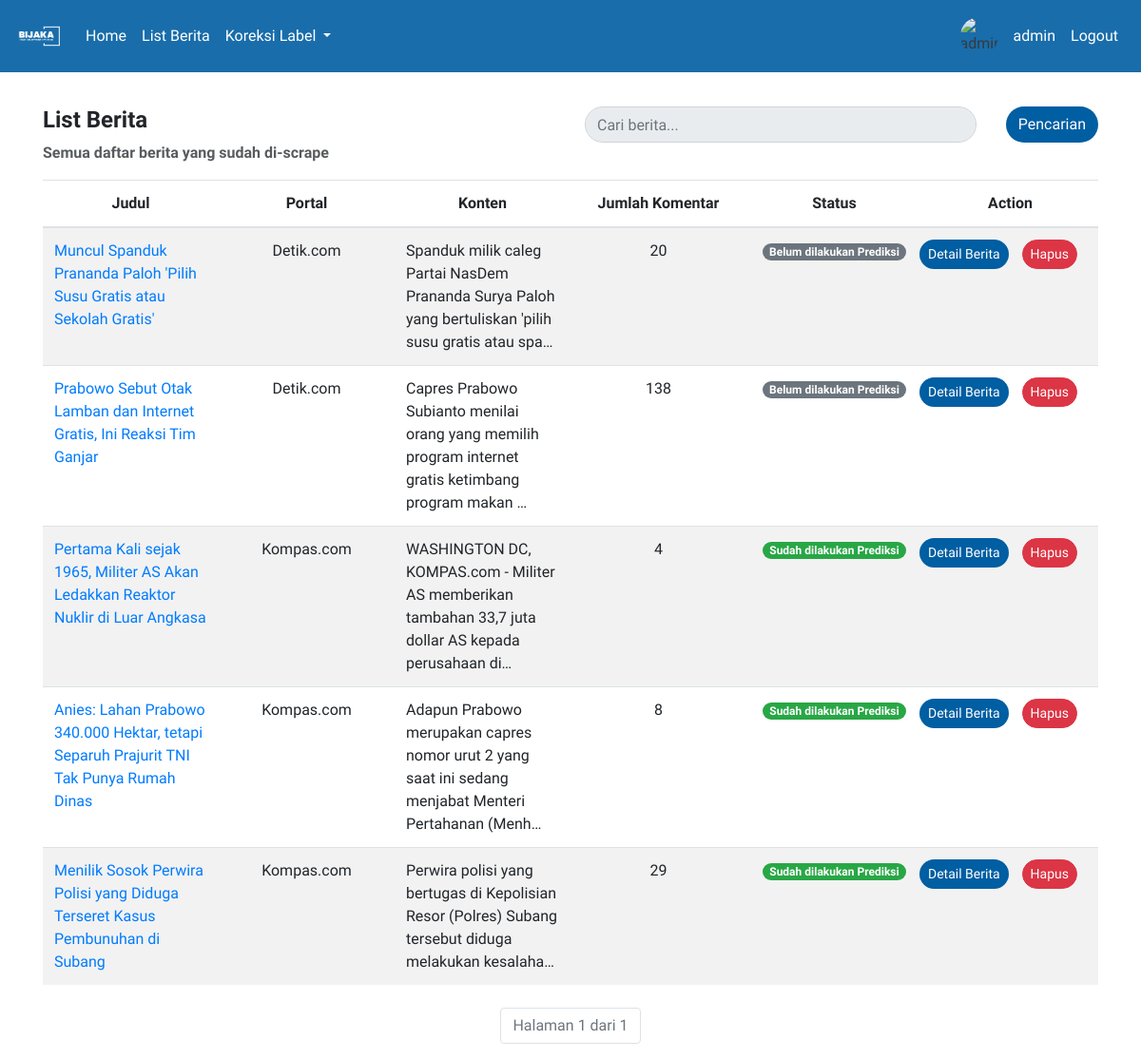
The app's page /list_berita/ (signed in), older data.
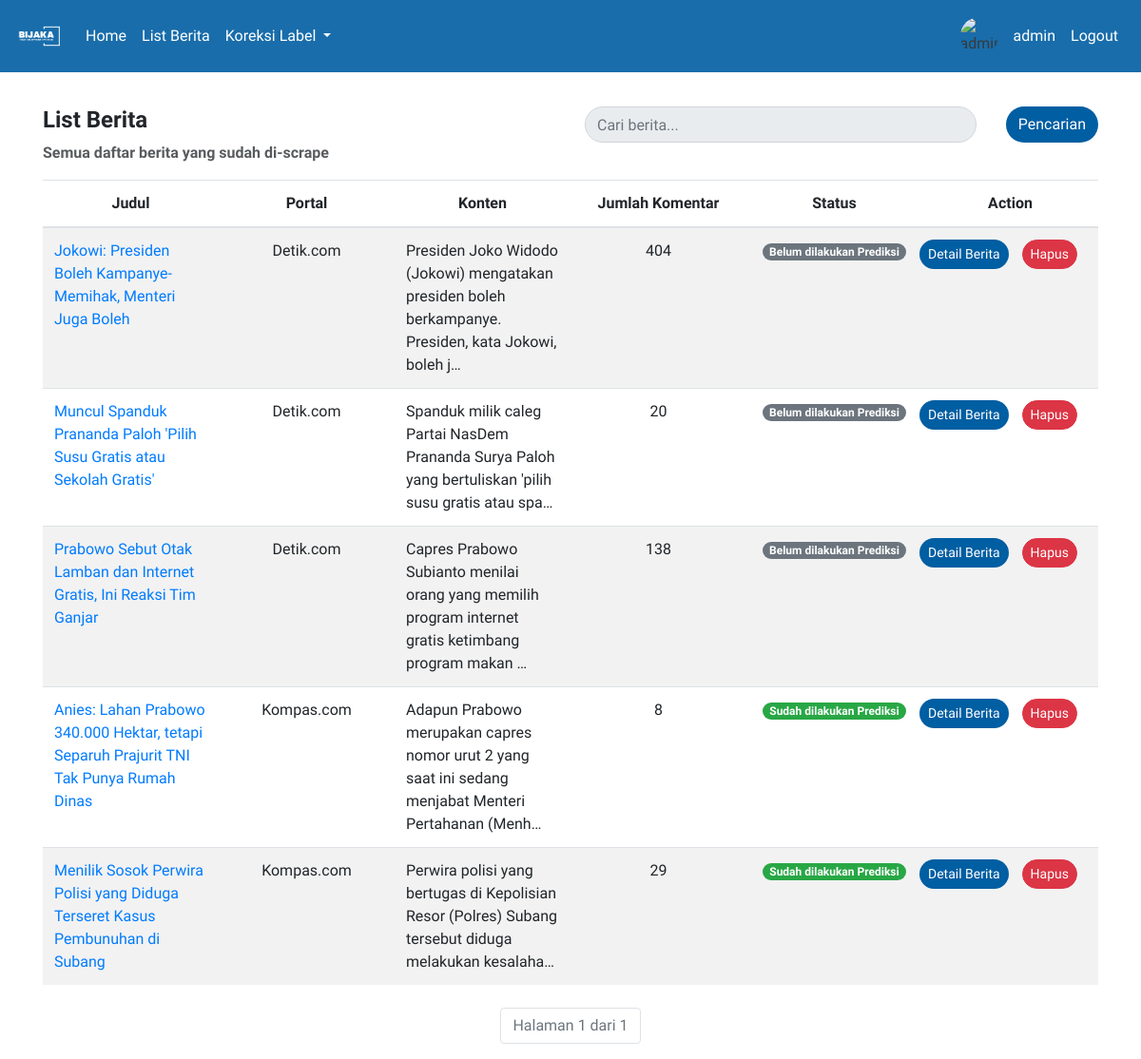
The same page, newer data.
### hateapp/models.py (models this page shows, shortened)
class Berita(models.Model):
    link = models.URLField()
    portal = models.CharField(max_length=50)
    judul = models.CharField(max_length=255)
    konten = models.TextField()
    jumlah_komentar = models.PositiveIntegerField()
    timestamp_scrape = models.DateTimeField(verbose_name='Timestamp Scrape')
    @property
    def status_prediksi(self):
        return all(komentar.prediksi is not None for komentar in self.komentar_set.all())

### hateapp/views.py (the view)
# urls.py: path('list_berita/', views.list_berita, name="list_berita"),
def list_berita(request):
    form = BeritaSearchForm(request.GET)
    berita_list = Berita.objects.order_by('-timestamp_scrape')
    if form.is_valid():
        search_query = form.cleaned_data['search']
        if search_query:
            berita_list = berita_list.filter(
                Q(judul__icontains=search_query) |
                Q(portal__icontains=search_query) |
                Q(konten__icontains=search_query)
            )
    page = request.GET.get('page', 1)
    paginator = Paginator(berita_list, 5)
    try:
        berita = paginator.page(page)
    except PageNotAnInteger:
        berita = paginator.page(1)
    except EmptyPage:
        berita = paginator.page(paginator.num_pages)
    return render(request, 'list_berita.html', {'berita_list': berita, 'berita': berita, 'form': form})

### hateapp/forms.py
class BeritaSearchForm(forms.Form):
    search = forms.CharField(max_length=255, required=False)

### templates/list_berita.html (shortened to what this page needs)
{% extends 'base.html' %}
{% block content %}
<div class="row">
    <div class="col-6">
        <h4><strong>List Berita</strong></h4>
        <p style="opacity: 0.75;"><strong>Semua daftar berita yang sudah di-scrape</strong></p>
    </div>
    <div class="col-6 text-left">
        <form method="get" action="{% url 'list_berita' %}">
            <div class="form-group">
                <div class="input-group mb-3">
                    <input style="border-radius: 20px;" type="text" class="form-control" placeholder="Cari berita..." name="search" value="{{ request.GET.search }}" autocomplete="off" readonly onfocus="this.removeAttribute('readonly');">
                    <div class="input-group-append">
                        <button class="btn" type="submit" style="background-color: #005EA2; color: #fff; border-radius: 20px; margin-left: 2em;">Pencarian</button>
                    </div>
                </div>
            </div>
        </form>
    </div>
</div>
<table class="table table-striped" style="table-layout: fixed; width: 100%;">
    <thead class="text-center">
        <tr>
            <th>Judul</th>
            <th>Portal</th>
            <th>Konten</th>
            <th>Jumlah Komentar</th>
            <th>Status</th>
            <th>Action</th>
        </tr>
    </thead>
    <tbody>
        {% for berita in berita_list %}
            <tr>
                <td style="width: 20%; text-wrap: wrap;"><a href="{{berita.link}}" class="text-decoration-none" target="_blank">{{ berita.judul }}</a></td>
                <td class="text-center" style="width: 15%;">{{ berita.portal }}</td>
                <td style="width: 35%;">{{ berita.konten|truncatechars:100 }}</td>
                <td class="text-center" style="width: 10%;">{{ berita.jumlah_komentar }}</td>
                <td class="text-center" style="width: 5%;">
                    {% if berita.status_prediksi %}
                        <span class="badge badge-pill badge-success">Sudah dilakukan Prediksi</span>
                    {% else %}
                        <span class="badge badge-pill badge-secondary">Belum dilakukan Prediksi</span>
                    {% endif %}
                </td>
                <td class="text-center" style="width: 5%;">
                    {% if user.is_staff %}
                    <div class="row">
                        <a href="{% url 'detail_berita' berita_id=berita.id %}" class="btn btn-sm" style="background-color: #005EA2; color: #fff; border-radius: 20px; margin-right: 1em;">Detail Berita</a>
                        <button type="button" class="btn btn-sm btn-danger" data-toggle="modal" data-target="#deleteModal{{ berita.id }}" style="border-radius: 20px;">
                            Hapus
                        </button>
                    </div>
                {% else %}
                        <a href="{% url 'detail_berita' berita_id=berita.id %}" class="btn btn-sm" style="background-color: #005EA2; color: #fff; border-radius: 20px; margin-right: 1em;">Detail Berita</a>
                {% endif %}
                </td>
            </tr>
        {% endfor %}
    </tbody>
</table>
    <div class="pagination mt-4 d-flex justify-content-center">
        <ul class="pagination justify-content-center">
            <li class="page-item disabled">
                <span class="page-link">
                    Halaman {{ berita.number }} dari {{ berita.paginator.num_pages }}
                </span>
            </li>
        </ul>
    </div>
{% endblock %}

Row changes from the older to the newer data that the page shows:
removed Berita: judul "Pertama Kali sejak 1965, Militer AS Akan Ledakkan Reaktor Nuklir di Luar Angkasa", portal "Kompas.com", konten "WASHINGTON DC, KOMPAS.com - Militer AS memberikan tambahan 33,7 juta dollar AS kepada perusahaan di…", jumlah_komentar "4", shows "Sudah dilakukan Prediksi"
added Berita: judul "Jokowi: Presiden Boleh Kampanye-Memihak, Menteri Juga Boleh", portal "Detik.com", konten "Presiden Joko Widodo (Jokowi) mengatakan presiden boleh berkampanye. Presiden, kata Jokowi, boleh j…", jumlah_komentar "404", shows "Belum dilakukan Prediksi"
